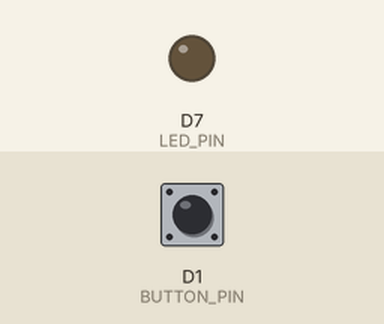
Simulated run of this sketch. Board: ESP8266 (NodeMCU). Shown: output pins drawn as LEDs (lit = HIGH). The test bench sets the inputs (shaded band); at power-on: D1 (BUTTON_PIN) HIGH.

Above: at 1.2 s.
1.3 s: D1 (BUTTON_PIN) pulled LOW for 0.15 s
At 1.37 s:
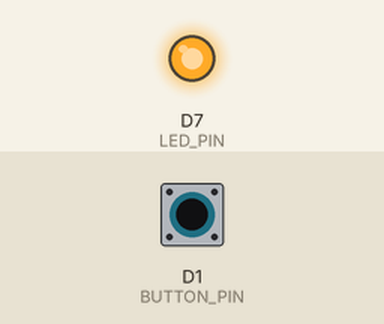
2.9 s: D1 (BUTTON_PIN) pulled LOW for 3.2 s
At 7.4 s:
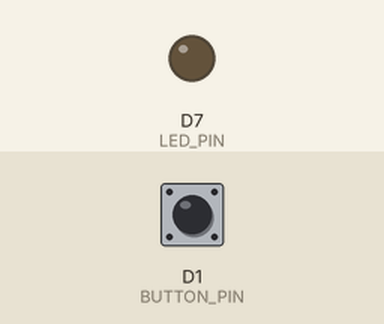
Timing chart, 0 to 8.9 s (numbered marks = the images above; inputs shaded):
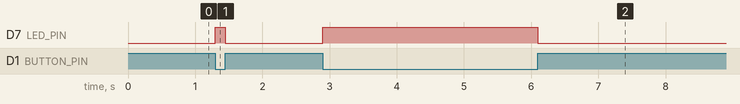

Measured:
- after the input at 1.3 s, D7 (LED_PIN): LOW → HIGH at once, → LOW 0.15 s later
- after the input at 2.9 s, D7 (LED_PIN): LOW → HIGH at once, → LOW 3.2 s later

The sketch:

sketch_jan18b.ino
```cpp
#define BUTTON_PIN D1
#define LED_PIN D7

int button_state;

void setup()
{
  pinMode(LED_PIN, OUTPUT);
  pinMode(BUTTON_PIN, INPUT_PULLUP);
}

void loop()
{
  button_state=digitalRead(BUTTON_PIN);
  if(button_state==LOW)
  {
    digitalWrite(LED_PIN, HIGH);
  }
  else
    digitalWrite(LED_PIN, LOW);
}
```
